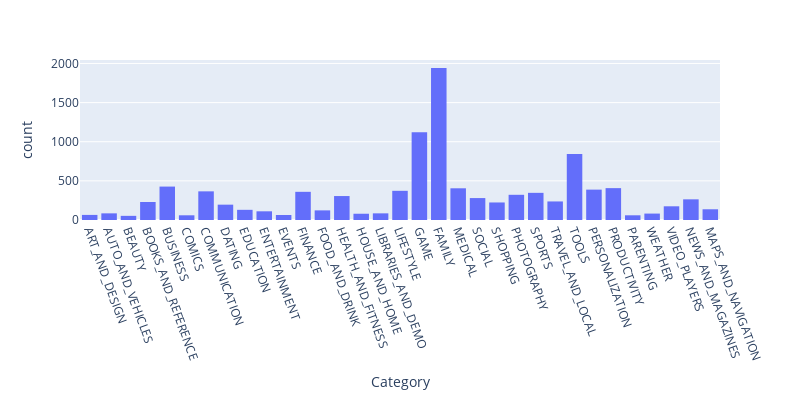

Notebook code for this chart:
### Code cell
# Number of each category
fig = px.histogram(df, x='Category')
fig.update_layout(
    xaxis=dict(tickangle=70),
    width=800,
    height=400
)
fig.show()

### Figure 1 — Plotly figure (JSON) as saved in the notebook; plotly's stock layout.template omitted (floating-point values rounded to 4 significant figures; data arrays with more than 128 entries replaced by an {"elided": "..."} marker saying what was removed)
{"data": [{"alignmentgroup": "True", "bingroup": "x", "hovertemplate": "Category=%{x}<br>count=%{y}<extra></extra>", "legendgroup": "", "marker": {"color": "#636efa", "pattern": {"shape": ""}}, "name": "", "offsetgroup": "", "orientation": "v", "showlegend": false, "type": "histogram", "x": {"elided": "10348 str values"}, "xaxis": "x", "yaxis": "y"}], "layout": {"barmode": "relative", "height": 400, "legend": {"tracegroupgap": 0}, "margin": {"t": 60}, "width": 800, "xaxis": {"anchor": "y", "domain": [0, 1], "tickangle": 70, "title": {"text": "Category"}}, "yaxis": {"anchor": "x", "domain": [0, 1], "title": {"text": "count"}}}}
